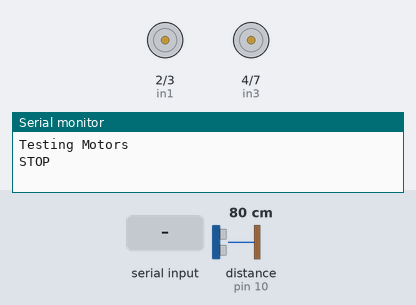
The sketch below on a simulated Arduino Uno, built with avr-gcc and run on an emulated ATmega328P. On the bench: motor-driver pin pairs drawn as motors (green arrow = first pin HIGH = forward, orange = second pin HIGH = backward, longer = more drive, scaled by the enable pin), the last lines printed to the serial monitor. The test bench sets the inputs (shaded band); at power-on: distance to the obstacle (sensor on pin 10) 80 cm. The echo pulse lasts 58.3 µs per cm.

Above: at 3.2 s.
3.3 s: "D" received over Serial
At 4.0 s:
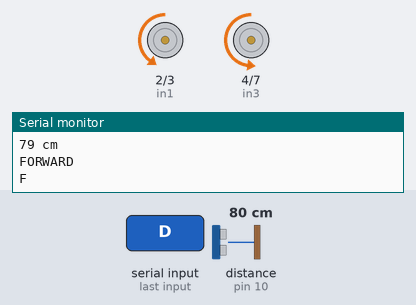
5.0 s: distance to the obstacle (sensor on pin 10) set to 12 cm
6.5 s: distance to the obstacle (sensor on pin 10) set to 9 cm
At 8.0 s:
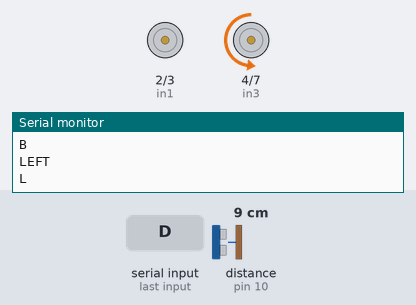
9.5 s: "R" received over Serial
At 10.8 s:
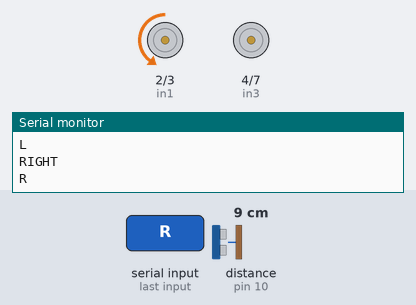
11.4 s: "G" received over Serial
At 11.9 s:
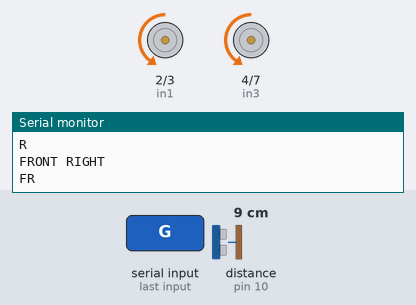
12.9 s: "J" received over Serial
At 14.3 s:
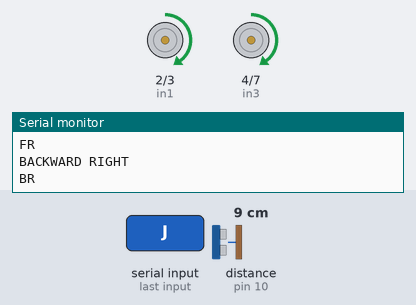
Timing chart, 0 to 15.4 s (numbered marks = the images above; inputs shaded):
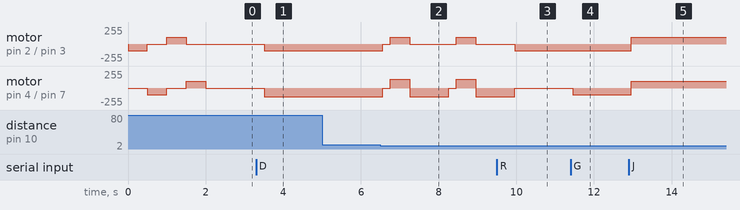

The sketch:

DualModeR.ino
```cpp
//Improved readability, added wheel test function, custom wheel adjustments, some small fixes
int in1 = 2; //BACKWARD if HIGH
int in2 = 3; //FORWARD if HIGH
int in3 = 4; //BACKWARD if HIGH
int in4 = 7;//FORWARD if HIGH, These may change depending on the wiring diagram
int ena = 6; //left motor speed analog OUT pin
int enb = 5; // right motor speed analog OUT pin
char Reading;
#define echo 10 //receiver
#define trig 11 //transmitter
int mode = 1; //0 is ultrasonic (automatic), 1 is bluetooth (manually controlled)
int distance;
long duration;
int leftspeed = 100;//custom adjustments for each wheel just incase on of the motors is weaker
int rightspeed = 130;
int SPEED = 100; //adjustable overall speeed

void setup() {
Serial.begin(9600);
pinMode(in1, OUTPUT);
pinMode(in2, OUTPUT);
pinMode(in3, OUTPUT);
pinMode(in4, OUTPUT);
pinMode(ena, OUTPUT);
pinMode(enb, OUTPUT);
pinMode(echo, INPUT);
pinMode(trig, OUTPUT);
test(); //to test motors before starting

}


void loop() {
 if((Serial.available() > 0 && mode == 1 )|| Reading == 'A'){
  BLUETOOTH();

 }
 else if ( mode == 0 || Reading == 'D') {
  ULTRASONIC();
 }
  delay(100);

}
void motion (bool in1s, bool in2s, bool in3s, bool in4s, int enaS,int enbS)//s for state, S for speed
{
  digitalWrite(in1, in1s);
  digitalWrite(in2, in2s);
  digitalWrite(in3, in3s);
  digitalWrite(in4, in4s);
  analogWrite(ena, enaS);
  analogWrite(enb, enbS);
}
void FORWARD() {

  Serial.println("FORWARD");
  motion(LOW, HIGH, LOW, HIGH, leftspeed, rightspeed);

}

void BACKWARD() {

  Serial.println("BACKWARD");
  motion(HIGH, LOW, HIGH, LOW, leftspeed, rightspeed);

}

void BACKRIGHT() {

   Serial.println("BACKWARD RIGHT");
  motion(HIGH, LOW, HIGH, LOW, leftspeed, rightspeed -30);

}

void BACKLEFT() {

  Serial.println("BACKWARD LEFT");
  motion(HIGH, LOW, HIGH, LOW, leftspeed -30 , rightspeed);

}
void LEFT() {

  Serial.println("LEFT");
  motion(LOW, LOW, LOW, HIGH, 30, rightspeed);

}

void FORLEFT(){

  Serial.println("FONT LEFT");
  motion(LOW, HIGH, LOW, HIGH, leftspeed -30, rightspeed );

}

void RIGHT() {

   Serial.println("RIGHT");
   motion(LOW, HIGH, LOW, LOW, leftspeed, 30);

}

 void FORIGHT(){

  Serial.println("FRONT RIGHT");
  motion(LOW, HIGH, LOW, HIGH, leftspeed, rightspeed-30);

}


void STOP() {

   Serial.println("STOP");
  motion(LOW, LOW, LOW, LOW, 0, 0);
}

void BLUETOOTH(){
  Reading = Serial.read();


  switch(Reading){
    case 'F' : FORWARD(); Serial.println("F");break;
    case 'B' : BACKWARD(); Serial.println("B");break;
    case 'R' : RIGHT(); Serial.println("R");break;
    case 'L' : LEFT(); Serial.println("L"); break;
    case 'S' : STOP(); Serial.println("S"); break;
    case 'G' : FORIGHT(); Serial.println("FR"); break;
    case 'H' : FORLEFT(); Serial.println("FL"); break;
    case 'J' : BACKRIGHT(); Serial.println("BR"); break;
    case 'K' : BACKLEFT(); Serial.println("BL"); break;
    case 'A': mode = 1;  Serial.println("A");  break; //Bluetooth Activated
    case 'D': mode = 0; Serial.println("D");  break; //Bluetooth Deactivated
 }
}


void ULTRASONIC(){
if(Serial.available()>0){
  Reading = Serial.read();
}
if (Reading == 'D') {
      mode = 1; // switch to Bluetooth mode

digitalWrite(trig,LOW);
delayMicroseconds(2);
digitalWrite(trig,HIGH);
delayMicroseconds(10);
digitalWrite(trig,LOW);
duration = pulseIn(echo,HIGH);
distance = (duration * 0.0343)/2;
Serial.print(distance);
Serial.println(" cm");


if ( distance < 10){
  STOP(); Serial.println("S");
  delay(200);
  BACKWARD(); Serial.println("B");
  delay(500);
  LEFT(); Serial.println("L");
  delay(800); //adjustable delays
  }

 else {
  FORWARD(); Serial.println("F");
 }
delay(100);
} }


  void test() {
  Serial.println("Testing Motors");


  motion(LOW, HIGH, LOW, LOW, SPEED, 0);
  delay(500);


  motion(LOW, LOW, LOW, HIGH, 0, SPEED);
  delay(500);


  motion(HIGH, LOW, LOW, LOW, SPEED, 0);
  delay(500);


  motion(LOW, LOW, HIGH, LOW, 0, SPEED);
  delay(500);

  STOP();
}
```

Measured:
- the behaviour switches between 11 and 10 cm on distance to the obstacle (sensor on pin 10) (found by bisection; images 1 and 2)
- after the input at 3.3 s, motor on pin 2 (in1) / pin 3 (in2): stopped → backward 100/255 after 0.21 s; motor on pin 4 (in3) / pin 7 (in4): stopped → backward 130/255 after 0.21 s
- after the input at 9.5 s, motor on pin 4 (in3) / pin 7 (in4): goes on until 10.0 s, then stays stopped
- after the input at 11.4 s, motor on pin 4 (in3) / pin 7 (in4): stopped → backward 100/255 after 0.06 s
- after the input at 12.9 s, motor on pin 2 (in1) / pin 3 (in2), motor on pin 4 (in3) / pin 7 (in4): backward 100/255 → forward 100/255 after 0.06 s
